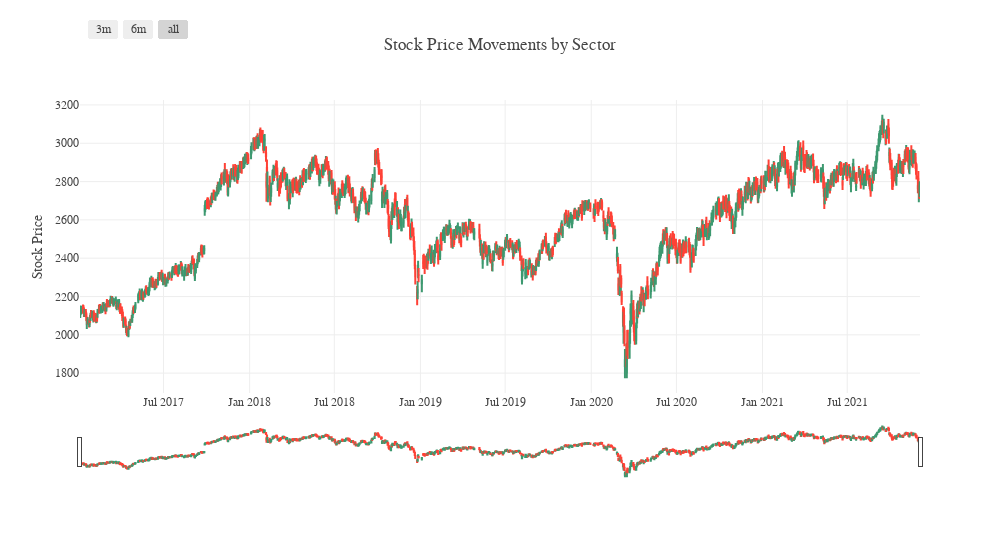

Source (notebook cell):
### Code cell
train_date=train.Date.unique()

open_avg=train.groupby('Date')['Open'].mean()
high_avg=train.groupby('Date')['High'].mean()
low_avg=train.groupby('Date')['Low'].mean()
close_avg=train.groupby('Date')['Close'].mean() 
buttons=[]

fig = go.Figure()

    
fig.add_trace(go.Candlestick(x=train_date, open=open_avg, high=high_avg,
                                low=low_avg, close=close_avg))

visibility=True

    
fig.update_xaxes(rangeslider_visible=True,
                 rangeselector=dict(
                     buttons=list([
                         dict(count=3, label="3m", step="month", stepmode="backward"),
                         dict(count=6, label="6m", step="month", stepmode="backward"),
                         dict(step="all")]), xanchor='left',yanchor='bottom', y=1.16, x=.01))
fig.update_layout(template=temp,title='Stock Price Movements by Sector', 
                  hovermode='x unified', showlegend=False, width=1000,
                  updatemenus=[dict(active=0, type="dropdown",
                                    buttons=buttons, xanchor='left',
                                    yanchor='bottom', y=1.01, x=.01)],
                  yaxis=dict(title='Stock Price'))
fig.show()

### Figure 1 — Plotly figure (JSON) as saved in the notebook; plotly's stock layout.template omitted (floating-point values rounded to 4 significant figures; data arrays with more than 128 entries replaced by an {"elided": "..."} marker saying what was removed)
{"data": [{"close": {"elided": "1202 float values"}, "high": {"elided": "1202 float values"}, "low": {"elided": "1202 float values"}, "open": {"elided": "1202 float values"}, "type": "candlestick", "x": {"elided": "1202 str values"}}], "layout": {"hovermode": "x unified", "showlegend": false, "title": {"text": "Stock Price Movements by Sector"}, "updatemenus": [{"active": 0, "type": "dropdown", "x": 0.01, "xanchor": "left", "y": 1.01, "yanchor": "bottom"}], "width": 1000, "xaxis": {"rangeselector": {"buttons": [{"count": 3, "label": "3m", "step": "month", "stepmode": "backward"}, {"count": 6, "label": "6m", "step": "month", "stepmode": "backward"}, {"step": "all"}], "x": 0.01, "xanchor": "left", "y": 1.16, "yanchor": "bottom"}, "rangeslider": {"visible": true}}, "yaxis": {"title": {"text": "Stock Price"}}}}
